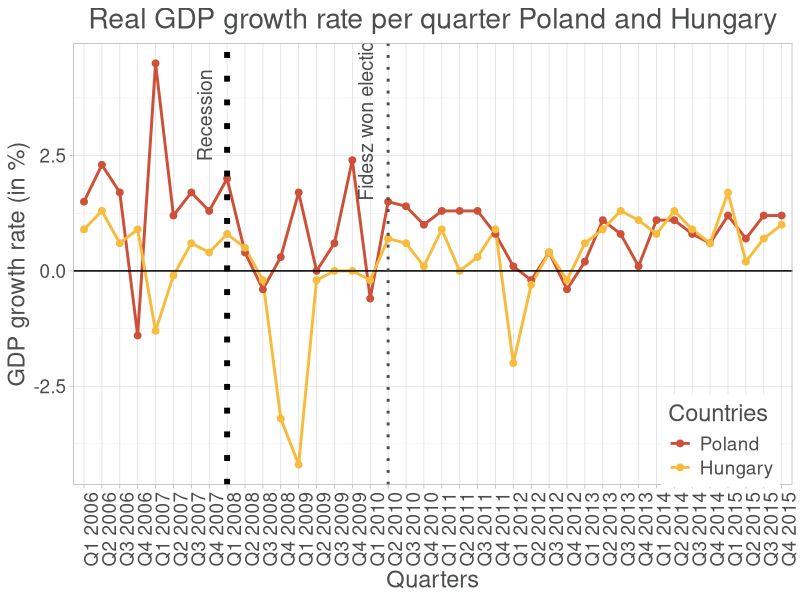
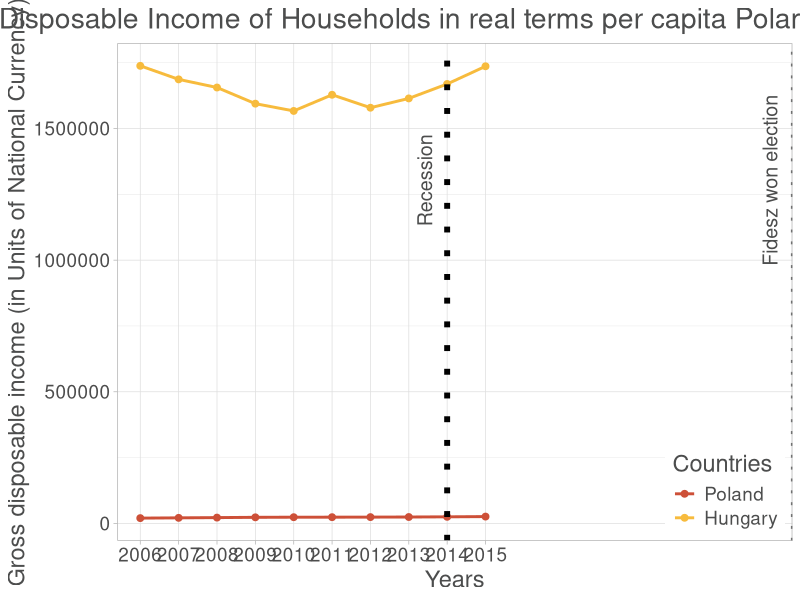
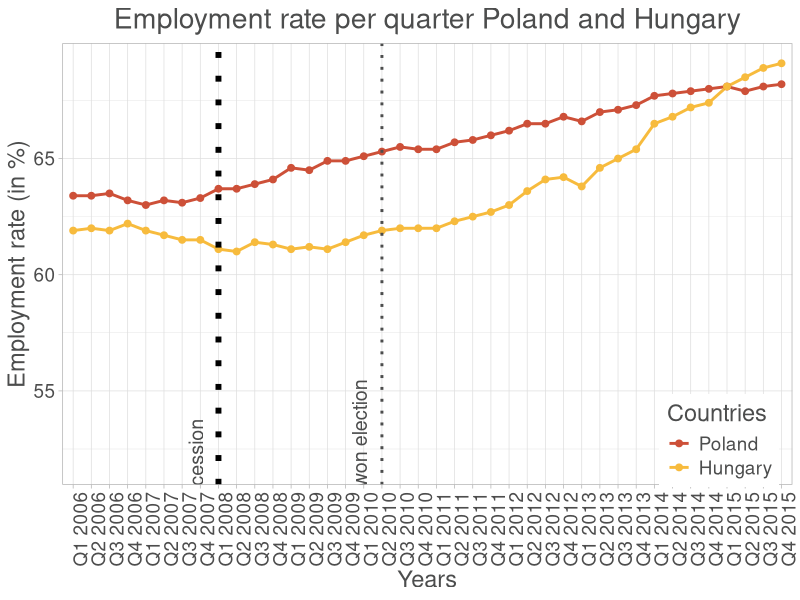
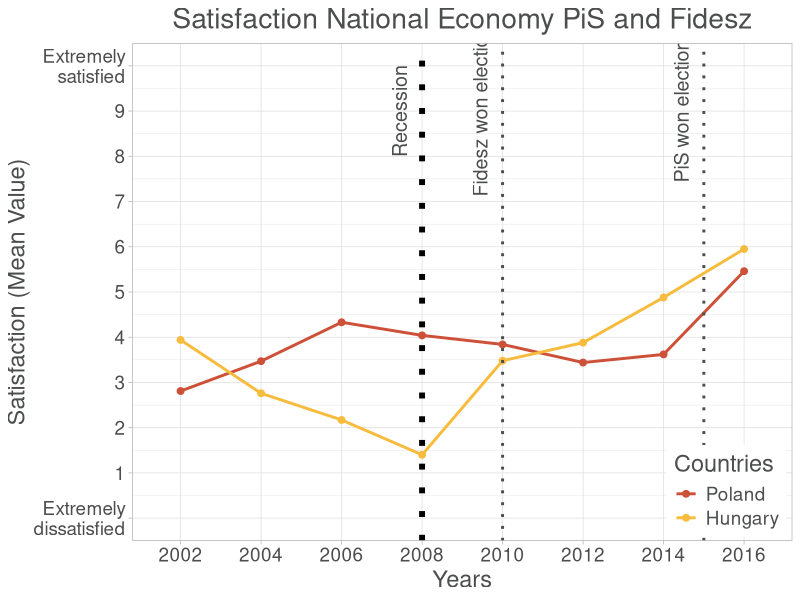
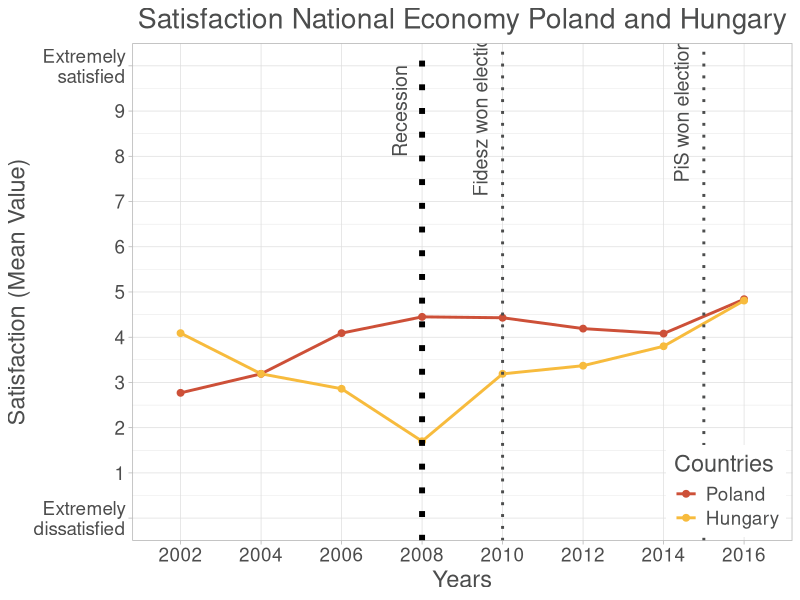
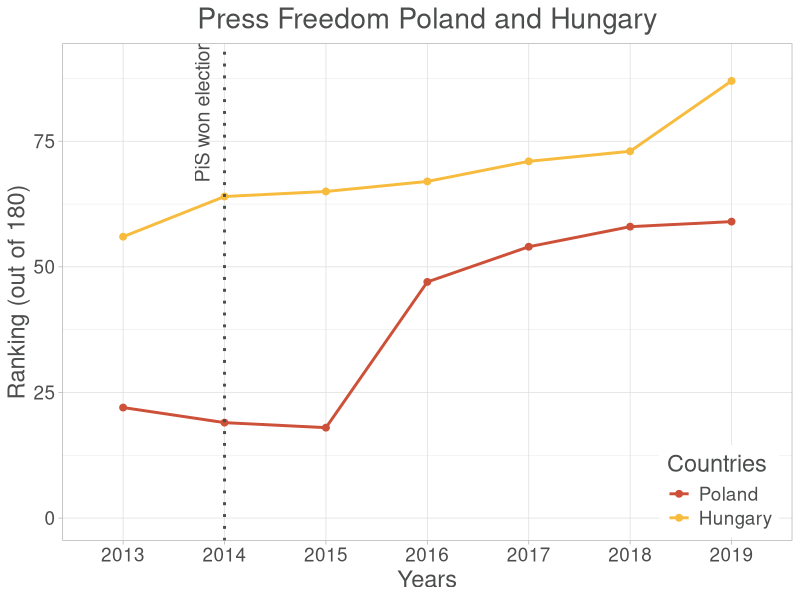

Reproduce these figures in R, in order.
######################
# Plotting functions
# YOU CAN IGNORE THIS PART
######################

install.packages("ggplot2")
library(ggplot2)

quarters <- c('Q1','Q2','Q3','Q4')
countries <- c("Poland", "Hungary")
colors <- c("#cd5038","#f7bb3d")

# Function for generating yearly, bi-yearly or quarterly labels
# quarterly, boolean indicating if the data is quarterly
# Pass years as a vector
# Pass the count of data points as a number
generateLabels <- function(quarterly, yearsParam, nDataPoints) {
  years <- as.character(yearsParam)
  # Check if there are 4 times as many data points as there are years (which means the data is quarterly)
  # If it is quarterly generate quarterly labels, otherwise just use the years
  if(quarterly) {
    return(apply(expand.grid(quarters=quarters, years=years), 1, paste, collapse=" "))
  }
  if(nDataPoints == ((length(years)+1) /2)) {
    return(years[(1:nDataPoints) * 2 - 1])
  }
  return(years)
}

# Function for plotting progression as a line diagram
# Pass data as a list of data collections
# Pass years as a vector
# Pass a title
# Optional label for x axis
# Optional label for y axis
# Optional yAxisLabels, labels for the y axis (string vector)
# Optional verticalLines, x value and label where to draw a vertical line (list of lists)
# Optional xRecession, x value where to draw the recession line (number)
# Optional restrictions for the y axis
timeLinePlot <- function(data, yearsParam, titleParam, xLabel="", yLabel="", yAxisLabels=c(), verticalLines=c(), xRecession=4, y=c(NA,NA)) {
  nDataSets <- length(data)
  nDataPoints <- length(data[[1]])
  quarterly <- nDataPoints == (4 * length(yearsParam))
  labels <- generateLabels(quarterly, yearsParam, nDataPoints)

  df <- data.frame(
    x=rep(c(labels), nDataSets),
    y=unlist(data),
    country=c(rep(countries[1],nDataPoints),rep(countries[2],nDataPoints))
  )
  
  df$x <- factor(df$x, levels=unique(df$x))
  df$country <- factor(df$country, levels=unique(df$country))
  
  colSeq <- c(rep(colors[1],nDataPoints), rep(colors[2],nDataPoints))
  
  zeroLine <- function(df) {
    if(min(df$y) < 0) {
      return(geom_hline(yintercept = 0, col="Black"))
    }
  }
  
  recessionLine <- function(xRecession) {
    if(xRecession > 0) {
      return(c(
        geom_vline(xintercept=xRecession, col="Black", lty=3, lwd=2),
        annotate("text", x=xRecession, label="Recession", vjust=-1, y=annotationY, angle=90, color="#4C4D4D", size=5)
      ))
    }
  }
  
  if(!is.na(y[2])) {
    annotationY <- y[2] - (y[2]*0.1)
  } else {
    maxYVal = max(df$y)
    annotationY <- maxYVal - (maxYVal*0.25)
  }
  drawVerticalLines <- function(line) {
    return (c(
      annotate("text", x=line[[1]], label=line[[2]], vjust=-1, y=annotationY, angle=90, color="#4C4D4D", size=5),
      geom_vline(xintercept = line[[1]], lty=3, lwd=1, color="#4C4D4D")
    ))
  }
  
  alterYAxis <- function(yAxisLabels) {
    if (length(yAxisLabels) > 0) {
      scale_y_continuous(breaks=c(y[1]:y[2]), labels=yAxisLabels)
    }
  }
  
  ggplot(df, aes(x=x, y=y, group=country, color=colSeq)) +
    geom_line(size=1) +
    geom_point(size=2) +
    zeroLine(df) +
    recessionLine(xRecession) +
    lapply(X=verticalLines, FUN=drawVerticalLines) +
    ggtitle(titleParam) +
    labs(x=xLabel, y=yLabel) +
    theme_light() +
    theme(
      text = element_text(size=17, color="#4C4D4D"),
      plot.title=element_text(hjust = 0.5),
      axis.text.x=element_text(angle= if(quarterly) 90 else 0),
      legend.position=c(0.9,0.1)
    ) +
    alterYAxis(yAxisLabels) +
    coord_cartesian(ylim = y) +
    scale_colour_manual(name="Countries",
                        breaks=colors,
                        values=colors,
                        labels=countries)
}

######################
# Comparison real GDP change per quarter in percentage Poland and Hungary
######################

realGDPChangePerQuarterPL <- c(1.5, 2.3, 1.7, -1.4, 4.5, 1.2, 1.7, 1.3, 2.0, 0.4, -0.4, 0.3, 1.7, 0.0, 0.6, 2.4, -0.6, 1.5, 1.4, 1.0, 1.3, 1.3, 1.3, 0.8, 0.1, -0.2, 0.4, -0.4, 0.2, 1.1, 0.8, 0.1, 1.1, 1.1, 0.8, 0.6, 1.2, 0.7, 1.2, 1.2)
realGDPChangePerQuarterHU <- c(0.9,1.3,0.6,0.9,-1.3,-0.1,0.6,0.4,0.8,0.5,-0.2,-3.2,-4.2,-0.2,0.0,0.0,-0.2,0.7,0.6,0.1,0.9,0.0,0.3,0.9,-2.0,-0.3,0.4,-0.2,0.6,0.9,1.3,1.1,0.8,1.3,0.9,0.6,1.7,0.2,0.7,1.0)

timeLinePlot(
  data=list(realGDPChangePerQuarterPL, realGDPChangePerQuarterHU),
  yearsParam=2006:2015,
  titleParam="Real GDP growth rate per quarter Poland and Hungary",
  xLabel="Quarters",
  yLabel="GDP growth rate (in %)",
  verticalLines=list(list(x=18,label="Fidesz won election")),
  xRecession=9)

######################
# Comparison Gross Disposable Income of Households in real terms per capita Poland and Hungary
######################

GDIHouseholdsPL <- c(20002, 21026,	21960,	23035,	23505,	23591,	23842,	24195,	24897,	25837)
GDIHouseholdsHU <- c(1738129,	1686716,	1655776,	1594416,	1566814,	1628180,	1579022,	1614380,	1669150,	1736426)

timeLinePlot(
  data=list(GDIHouseholdsPL, GDIHouseholdsHU),
  yearsParam=2006:2015,
  titleParam="Gross Disposable Income of Households in real terms per capita Poland and Hungary",
  xLabel="Years",
  yLabel="Gross disposable income (in Units of National Currency)",
  verticalLines=list(list(x=18,label="Fidesz won election")),
  xRecession=9)

######################
# Comparison Employment rate Poland and Hungary
######################

employmentRatePL <- c(63.4, 63.4, 63.5, 63.2, 63.0, 63.2, 63.1, 63.3, 63.7, 63.7, 63.9, 64.1, 64.6, 64.5, 64.9, 64.9, 65.1, 65.3, 65.5, 65.4, 65.4, 65.7, 65.8, 66.0, 66.2, 66.5, 66.5, 66.8, 66.6, 67.0, 67.1, 67.3, 67.7, 67.8, 67.9, 68.0, 68.1, 67.9, 68.1, 68.2)
employmentRateHU <- c(61.9, 62.0, 61.9, 62.2, 61.9, 61.7, 61.5, 61.5, 61.1, 61.0, 61.4, 61.3, 61.1, 61.2, 61.1, 61.4, 61.7, 61.9, 62.0, 62.0, 62.0, 62.3, 62.5, 62.7, 63.0, 63.6, 64.1, 64.2, 63.8, 64.6, 65.0, 65.4, 66.5, 66.8, 67.2, 67.4, 68.1, 68.5, 68.9, 69.1)

timeLinePlot(
  data=list(employmentRatePL, employmentRateHU),
  yearsParam=2006:2015,
  titleParam="Employment rate per quarter Poland and Hungary",
  xLabel="Years",
  yLabel="Employment rate (in %)",
  verticalLines=list(list(x=18,label="Fidesz won election")),
  xRecession=9)

######################
# Mean Comparison Satisfaction National Economy Poland and Hungary_Only PiS and Fidesz
######################

meanSatisfactionEconomyPLPiS <- c(2.81, 3.47, 4.33, 4.04, 3.84, 3.44, 3.62, 5.46)
meanSatisfactionEconomyHUFidesz <- c(3.94, 2.76, 2.17, 1.4, 3.48, 3.88, 4.88, 5.95)
possibleAnswers <- c("Extremely\ndissatisfied", "1", "2", "3", "4", "5", "6", "7", "8", "9", "Extremely\nsatisfied")

timeLinePlot(
  data=list(meanSatisfactionEconomyPLPiS, meanSatisfactionEconomyHUFidesz),
  yearsParam=2002:2016,
  titleParam="Satisfaction National Economy PiS and Fidesz",
  xLabel = "Years",
  yLabel = "Satisfaction (Mean Value)",
  yAxisLabels = possibleAnswers,
  verticalLines=list(list(x=5,label="Fidesz won election"), list(x=7.5,label="PiS won election")),
  y=c(0,10))

######################
# Mean Comparison Satisfaction National Economy Poland and Hungary_Total N
######################

meanSatisfactionEconomyPL <- c(2.77, 3.19, 4.09, 4.45, 4.43, 4.19, 4.08, 4.84)
meanSatisfactionEconomyHU <- c(4.09, 3.19, 2.86, 1.7, 3.19, 3.37, 3.8, 4.81)
possibleAnswers <- c("Extremely\ndissatisfied", "1", "2", "3", "4", "5", "6", "7", "8", "9", "Extremely\nsatisfied")

timeLinePlot(
  data=list(meanSatisfactionEconomyPL, meanSatisfactionEconomyHU),
  yearsParam=2002:2016,
  titleParam="Satisfaction National Economy Poland and Hungary",
  xLabel = "Years",
  yLabel = "Satisfaction (Mean Value)",
  yAxisLabels = possibleAnswers,
  verticalLines=list(list(x=5,label="Fidesz won election"), list(x=7.5,label="PiS won election")),
  y=c(0,10))

######################
# Comparison Press Freedom Poland and Hungary
######################

PressFreedomPL <- c(22, 19, 18, 47, 54, 58, 59)
PressFreedomHU <- c(56, 64, 65, 67, 71, 73, 87)

timeLinePlot(
  data=list(PressFreedomPL, PressFreedomHU),
  yearsParam=2013:2019,
  titleParam="Press Freedom Poland and Hungary",
  xLabel = "Years",
  yLabel = "Ranking (out of 180)",
  verticalLines=list(list(x=2,label="PiS won election")),
  xRecession=-1,
  y=c(0,90))